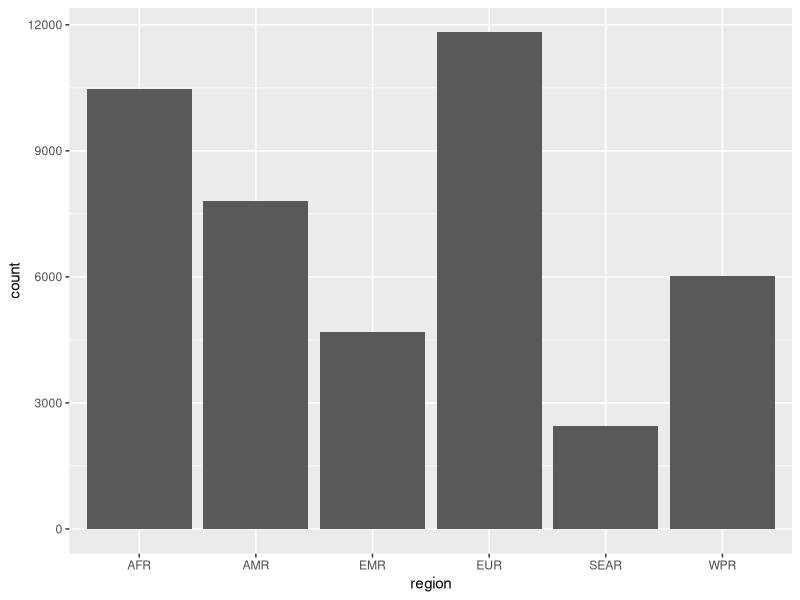
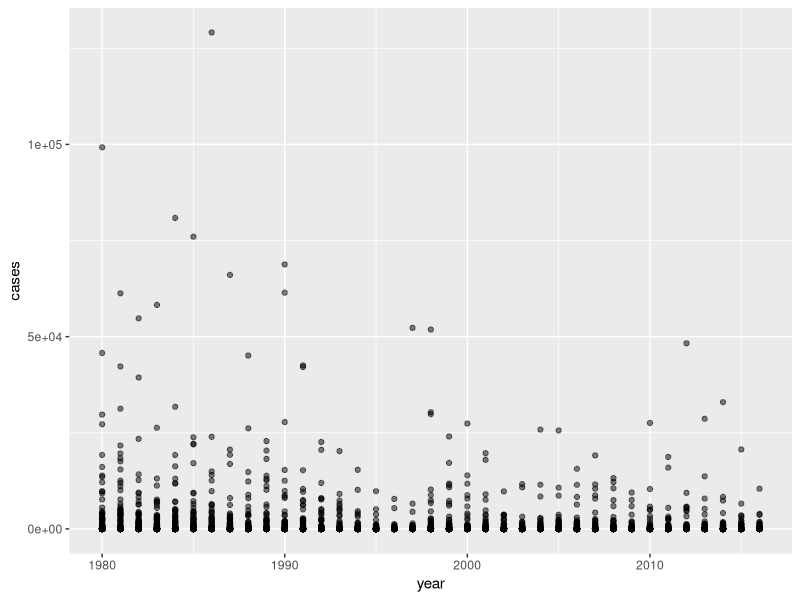
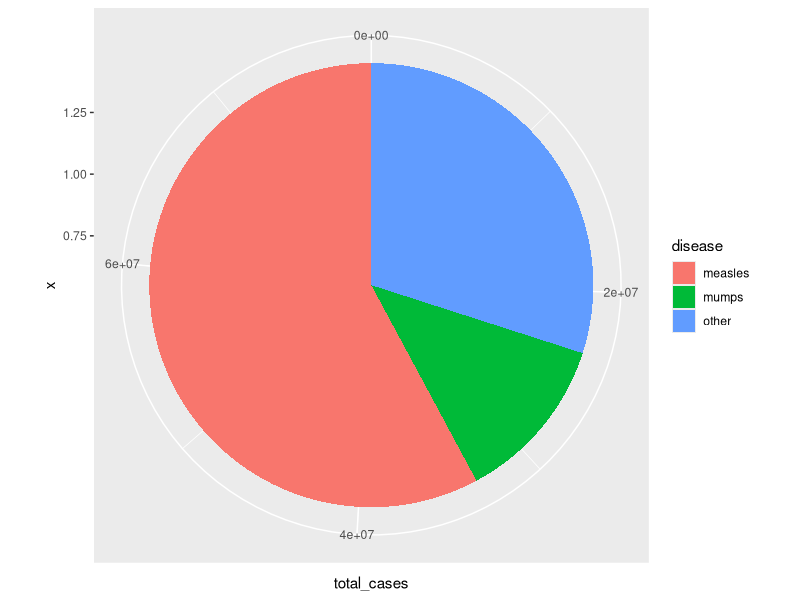
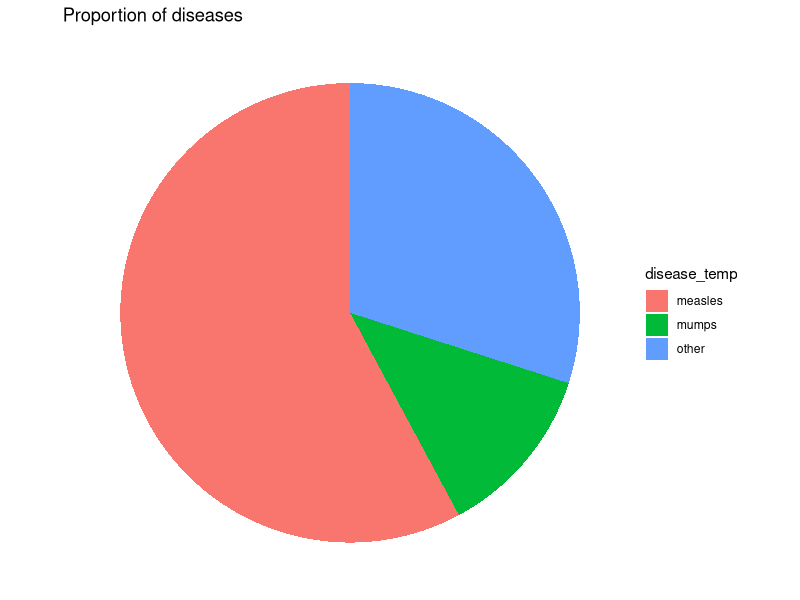

Reproduce these figures in R, in order.
# Análisis de datos de  World Health Organization (WHO) 

# HACER FUNCIONES GRÁFICA A REUTILIZAR.
# EJEMPLO: HACER UNA FUNCIÓN PIE CHART QUE YA GENERA UN PIE, DANDOLE LA TABLA Y LAS VARIABLES. (Si..los pie son una cagada)
paquetes = c("ggplot2", "data.table", "magrittr", "dplyr")
sapply(paquetes, require, character.only = T)

dt = data.table::fread(here::here("WHO", "who_disease.csv"))

# data.table way
dt[, ggplot(.SD, aes(x = region)) +
     geom_bar()]

dt[region == "AMR", ggplot(.SD, aes(x = year, y = cases)) +
     geom_point(alpha = 0.5)]

# pie chart
disease_counts <- dt %>%
  mutate(disease = ifelse(disease %in% c('measles', 'mumps'), disease, 'other')) %>%
  group_by(disease) %>%
  summarise(total_cases = sum(cases))

ggplot(disease_counts, aes(x = 1, y = total_cases, fill = disease)) +
  geom_col() + 
  coord_polar(theta = 'y')

# Data.table pie chart
dt[, .(disease_temp = fifelse(disease %in% c("measles", "mumps"), disease, "other"),
       total_cases = sum(cases)), by = disease
   ][, ggplot(.SD, aes(x = 1, y = total_cases, fill = disease_temp)) +
       geom_col() +
       coord_polar(theta = "y") +
       theme_void() +
       labs(title = "Proportion of diseases")]

